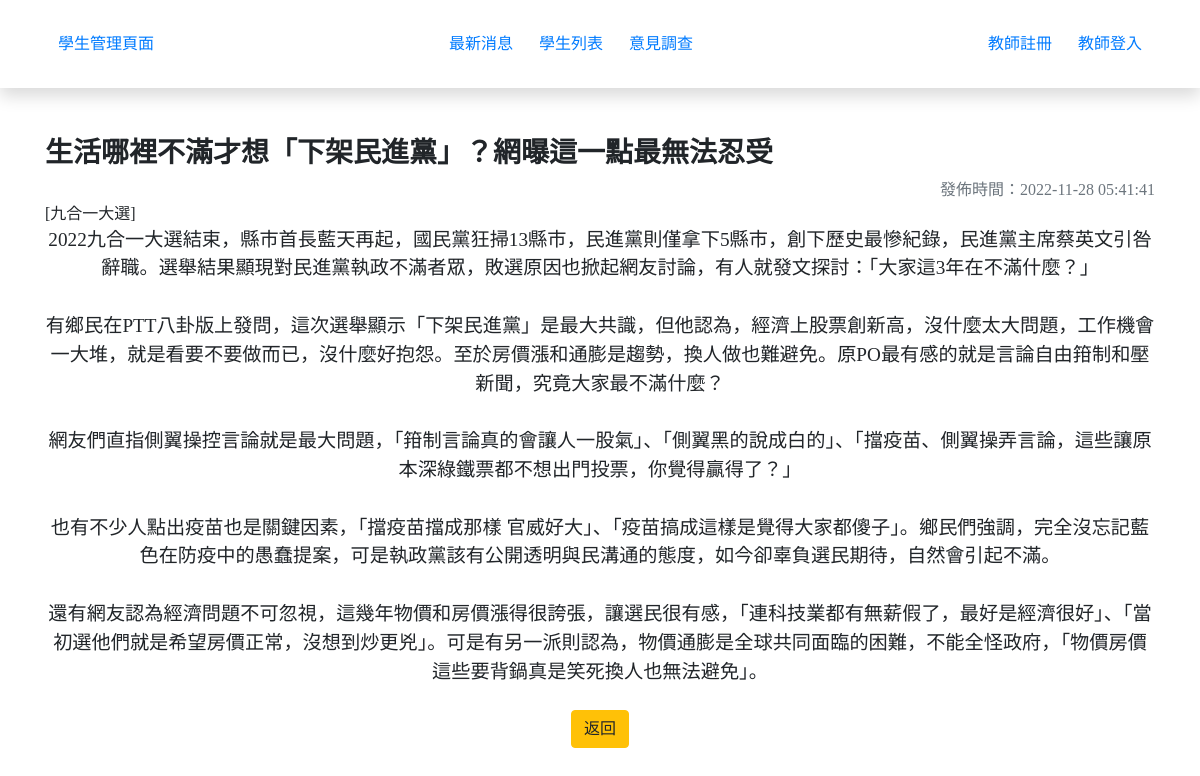
Page /index.php?do=news_detail&id=4 on the committed database.
### tables this page shows
CREATE TABLE `news` (
  `id` int(10) UNSIGNED NOT NULL,
  `subject` varchar(64) NOT NULL,
  `content` text NOT NULL,
  `type` varchar(10) NOT NULL,
  `readed` int(10) UNSIGNED NOT NULL DEFAULT 0,
  `top` tinyint(1) NOT NULL DEFAULT 0,
  `created_at` timestamp NOT NULL DEFAULT current_timestamp(),
  `updated_at` timestamp NOT NULL DEFAULT current_timestamp() ON UPDATE current_timestamp()
);

### front/news_detail.php (the view)
<?php
$sql="SELECT * FROM `news` WHERE `id`='{$_GET['id']}'";
$news=$pdo->query($sql)->fetch();
?>
<h3 class="text-left font-weight-bolder"><?=$news['subject'];?></h3>
<div class="text-right text-secondary">
    發佈時間：<?=$news['created_at'];?>
</div>
<div class="text-left">[<?=$news['type'];?>]</div>
<div style='font-size:1.2rem'><?=nl2br($news['content']);?></div><br>
<a href="../school/index.php" class="btn btn-warning mx-1">返回</a><br><br>

### style.css (style rules this page uses)
* { margin: 0; padding: 0; box-sizing: border-box; font-family: 微軟正黑體; }
body { text-align: center; }
a { display: inline-block; padding: 0px 5px; text-decoration: none; }

### rows in the picture
news: subject "生活哪裡不滿才想「下架民進黨」？網曝這一點最無法忍受", created_at "2022-11-28 05:41:41", type "九合一大選", content "2022九合一大選結束，縣市首長藍天再起，國民黨狂掃13縣市，民進黨則僅拿下5縣市，創下歷史最慘紀錄，民進黨主席蔡英文引咎辭職。選舉結果顯現對民進黨執政不滿者眾，敗選原因也掀起網友討論，有人就發文探討：「大家這3年在不滿什麼？」 有鄉民在PTT八卦版上發問，這次選舉顯示「下架民進黨」是最大共識，但他認為，經濟上股票創新高，沒什麼太大問題，工作機會一大堆，就是看要不要做而已，沒什麼好抱怨。至於房價漲和通膨是趨勢，換人做也難避免。原PO最有感的就是言論自由箝制和壓新聞，究竟大家最不滿什麼？ 網友們直指側翼操控言論就是最大問題，「箝制言論真的會讓人一股氣」、「側翼黑的說成白的」、「擋疫苗、側翼操弄言論，這些讓原本深綠鐵票都不想出門投票，你覺得贏得了？」 也有不少人點出疫苗也是關鍵因素，「擋疫苗擋成那樣 官威好大」、「疫苗搞成這樣是覺得大家都傻子」。鄉民們強調，完全沒忘記藍色在防疫中的愚蠢提案，可是執政黨該有公開透明與民溝通的態度，如今卻辜負選民期待，自然會引起不滿。 還有網友認為經濟問題不可忽視，這幾年物價和房價漲得很誇張，讓選民很有感，「連科技業都有無薪假了，最好是經濟很好」、「當初選他們就是希望房價正常，沒想到炒更兇」。可是有另一派則認為，物價通膨是全球共同面臨的困難，不能全怪政府，「物價房價這些要背鍋真是笑死換人也無法避免」。"
